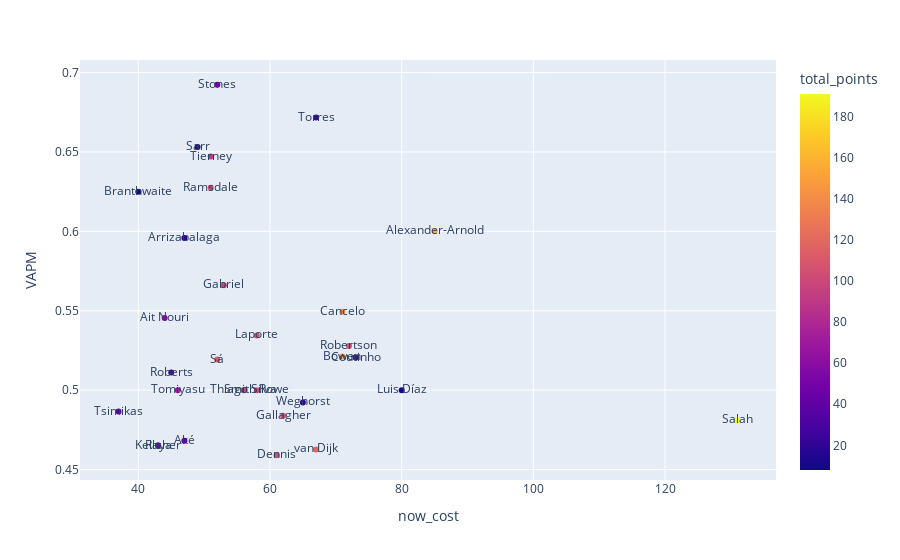

Notebook source saved alongside this figure:
### Code cell
player_value()

### Figure 1 — Plotly figure (JSON) as saved in the notebook; plotly's stock layout.template omitted (floating-point values rounded to 4 significant figures)
{"data": [{"customdata": [[5.6], [6.5], [5.2], [5.3], [5.2], [4.5], [7.1], [4.8], [5], [5.9], [4.4], [5.1], [5.8], [5.7], [5.8], [4.7], [4.3], [4.9], [6], [4.3], [4.8], [5.2], [3.8], [5], [8.3], [4.2], [4], [4], [5.1], [4.8]], "hovertemplate": "now_cost=%{x}<br>VAPM=%{y}<br>web_name=%{text}<br>PPG=%{customdata[0]}<br>total_points=%{marker.color}<extra></extra>", "legendgroup": "", "marker": {"color": [45, 26, 21, 90, 103, 9, 156, 19, 99, 142, 61, 108, 105, 149, 29, 112, 26, 103, 12, 69, 100, 21, 38, 105, 191, 38, 8, 48, 118, 105], "coloraxis": "coloraxis", "symbol": "circle"}, "mode": "markers+text", "name": "", "orientation": "v", "showlegend": false, "text": ["Stones", "Torres", "Sarr", "Tierney", "Ramsdale", "Branthwaite", "Alexander-Arnold", "Arrizabalaga", "Gabriel", "Cancelo", "Ait Nouri", "Laporte", "Robertson", "Bowen", "Coutinho", "Sá", "Roberts", "Smith Rowe", "Luis Díaz", "Tomiyasu", "Thiago Silva", "Weghorst", "Tsimikas", "Gallagher", "Salah", "Aké", "Kelleher", "Raya", "van Dijk", "Dennis"], "type": "scatter", "x": [52, 67, 49, 51, 51, 40, 85, 47, 53, 71, 44, 58, 72, 71, 73, 52, 45, 58, 80, 46, 56, 65, 37, 62, 131, 47, 43, 43, 67, 61], "xaxis": "x", "y": [0.6923, 0.6716, 0.6531, 0.6471, 0.6275, 0.625, 0.6, 0.5957, 0.566, 0.5493, 0.5455, 0.5345, 0.5278, 0.5211, 0.5205, 0.5192, 0.5111, 0.5, 0.5, 0.5, 0.5, 0.4923, 0.4865, 0.4839, 0.4809, 0.4681, 0.4651, 0.4651, 0.4627, 0.459], "yaxis": "y"}], "layout": {"coloraxis": {"colorbar": {"title": {"text": "total_points"}}, "colorscale": [[0, "#0d0887"], [0.1111, "#46039f"], [0.2222, "#7201a8"], [0.3333, "#9c179e"], [0.4444, "#bd3786"], [0.5556, "#d8576b"], [0.6667, "#ed7953"], [0.7778, "#fb9f3a"], [0.8889, "#fdca26"], [1, "#f0f921"]]}, "legend": {"tracegroupgap": 0}, "margin": {"t": 60}, "xaxis": {"anchor": "y", "domain": [0, 1], "title": {"text": "now_cost"}}, "yaxis": {"anchor": "x", "domain": [0, 1], "title": {"text": "VAPM"}}}}
